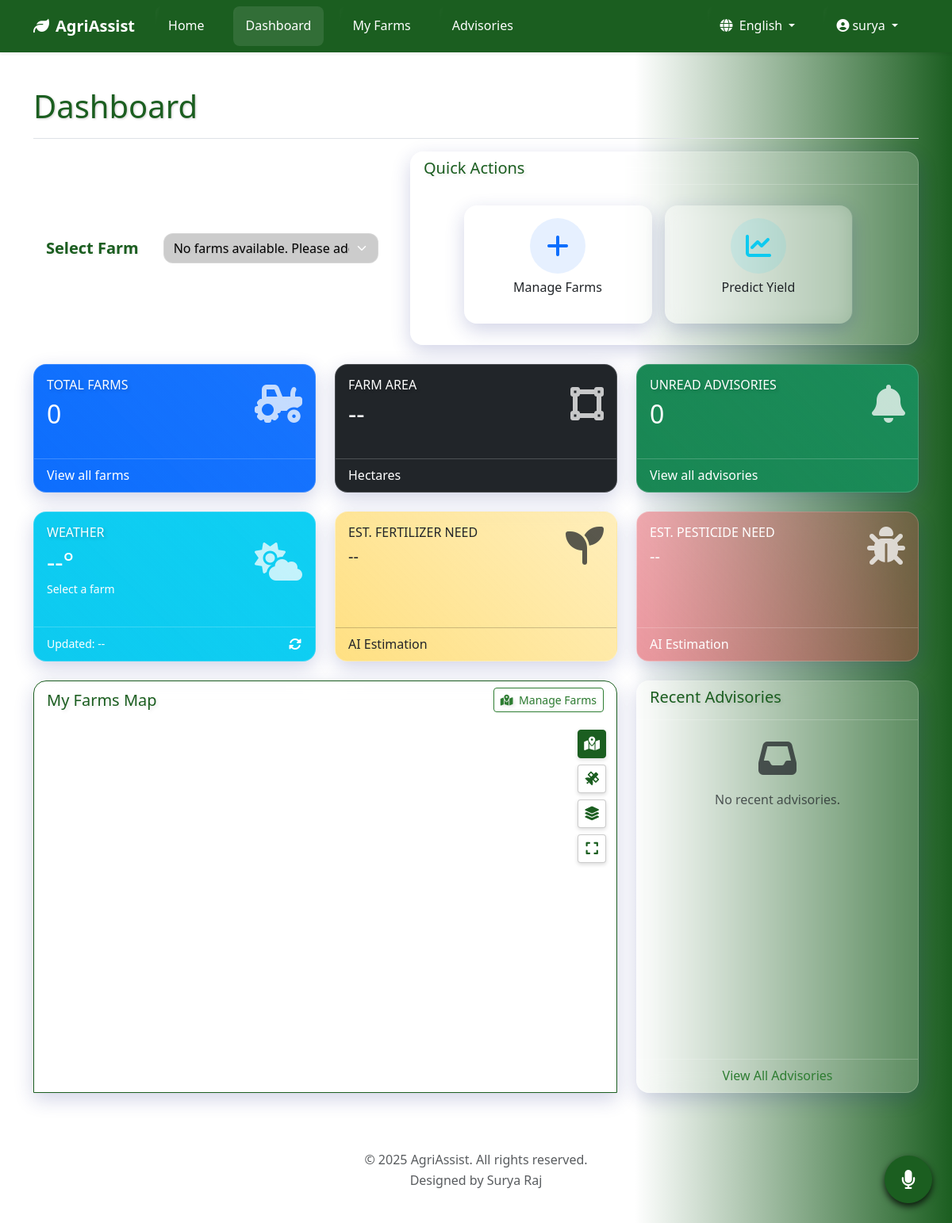
/dashboard (signed in), run on an earlier commit of the app's database.
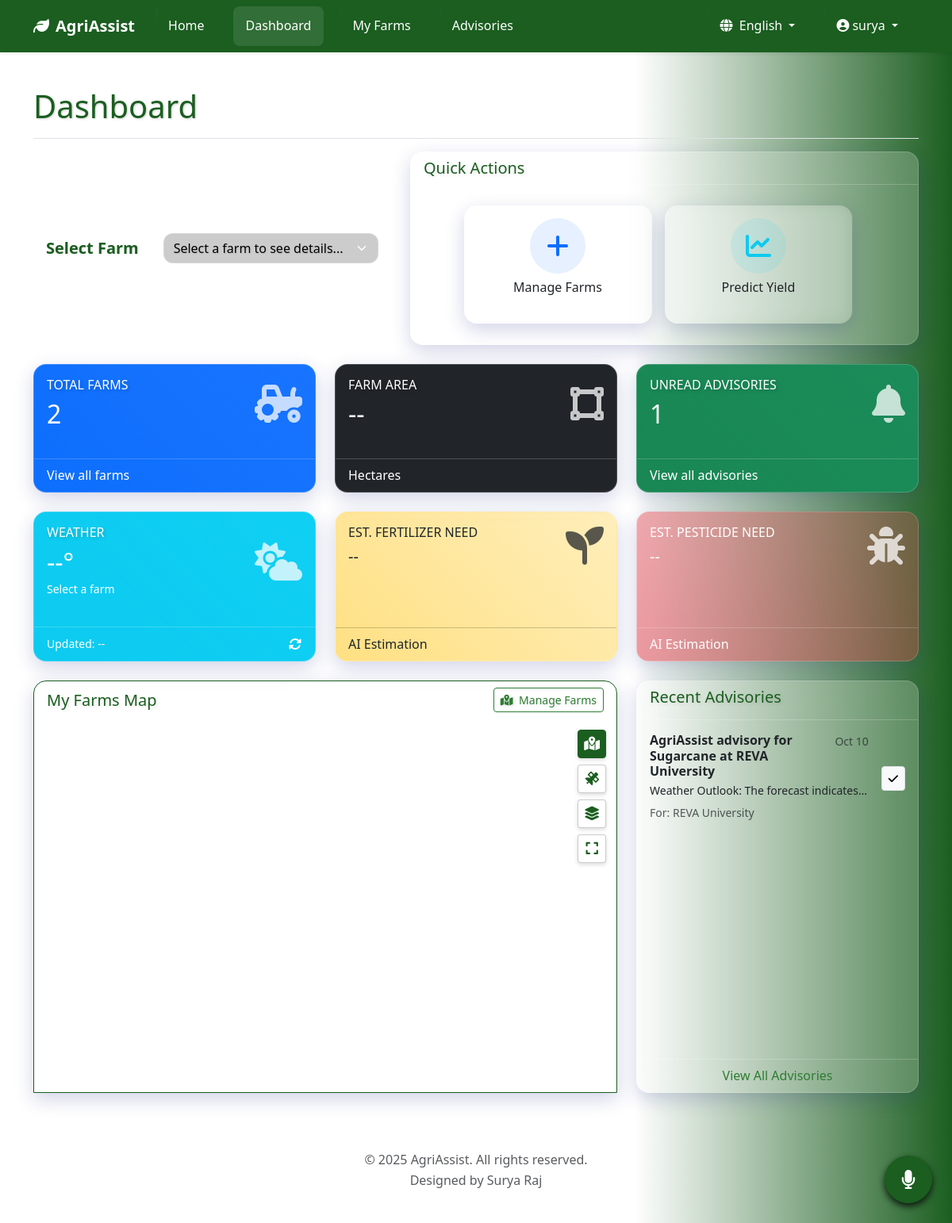
And on a later commit of the database.
### app.py (models this page shows)
class Advisory(db.Model):
    id = db.Column(db.Integer, primary_key=True)
    title = db.Column(db.String(200), nullable=False)
    content = db.Column(db.Text, nullable=False)
    priority = db.Column(db.String(50), nullable=False, default='Medium')
    created_at = db.Column(db.DateTime, default=datetime.utcnow)
    farm_id = db.Column(db.Integer, db.ForeignKey('farm.id'), nullable=False)
    is_read = db.Column(db.Boolean, default=False)

class Farm(db.Model):
    id = db.Column(db.Integer, primary_key=True)
    name = db.Column(db.String(100), nullable=False)
    location = db.Column(db.String(200), nullable=False)
    latitude = db.Column(db.Float, nullable=False)
    longitude = db.Column(db.Float, nullable=False)
    area_hectares = db.Column(db.Float, nullable=True)
    area_geojson = db.Column(db.Text, nullable=True)
    created_at = db.Column(db.DateTime, default=datetime.utcnow)
    user_id = db.Column(db.Integer, db.ForeignKey('user.id'), nullable=False)
    advisories = db.relationship('Advisory', backref='farm', lazy=True, cascade='all, delete-orphan')

### app.py (the view)
@app.route('/dashboard')
@login_required
def dashboard():
    all_user_farms = current_user.farms
    user_farms = [f for f in all_user_farms if f.latitude is not None and f.longitude is not None]
    farms_data = [{
        'id': f.id, 'name': f.name, 'location': f.location, 'latitude': f.latitude,
        'longitude': f.longitude, 'area_geojson': f.area_geojson,
        'area_hectares': f.area_hectares
    } for f in user_farms]
    recent_advisories = Advisory.query.filter(Advisory.farm_id.in_([f.id for f in user_farms])).order_by(Advisory.created_at.desc()).limit(5).all()
    crop_options_translated = [(crop, _(crop)) for crop in CROP_OPTIONS]
    season_options_translated = [(season, _(season)) for season in SEASON_OPTIONS]
    state_options_translated = [(state, _(state)) for state in STATE_OPTIONS]
    crop_stages_options_translated = [(stage, _(stage)) for stage in CROP_STAGE_OPTIONS]
    soil_types_options_translated = [(soil, _(soil)) for soil in SOIL_TYPE_OPTIONS]
    return render_template(
        'dashboard.html', title=_('Dashboard'), farms=user_farms,
        farms_data=farms_data, recent_advisories=recent_advisories,
        crop_options=crop_options_translated,
        season_options=season_options_translated,
        state_options=state_options_translated,
        crop_stages=crop_stages_options_translated,
        soil_types=soil_types_options_translated,
        google_maps_api_key=app.config.get('GOOGLE_MAPS_API_KEY')
    )

### app.py (called while the page is built)
@login_manager.user_loader
def load_user(user_id): return User.query.get(int(user_id))

def get_locale():
    if current_user.is_authenticated and current_user.language:
        return current_user.language
    if 'language' in session and session['language'] in app.config['LANGUAGES']:
        return session['language']
    return request.accept_languages.best_match(list(app.config['LANGUAGES'].keys()))

@app.before_request
def before_request():
    session.permanent = True
    app.permanent_session_lifetime = timedelta(minutes=10) # Increased session lifetime
    session.modified = True
    g.language = get_locale()

@app.context_processor
def inject_globals():
    return {
        'now': datetime.utcnow,
        'get_locale': get_locale,
        'LANGUAGES': app.config['LANGUAGES']
    }

### templates/dashboard.html (shortened to what the changed rows need)
{% extends "base.html" %}
{% block content %}
<div class="container py-4">
    <div class="d-flex justify-content-between flex-wrap flex-md-nowrap align-items-center pt-3 pb-2 mb-3 border-bottom">
        <h1 style="text-shadow: 1px 1px 3px rgba(0,0,0,0.2); color: #1B5E20;">{{ _('Dashboard') }}</h1>
    </div>
    <div class="row mb-4">
        <div class="col-lg-5 mb-4 mb-lg-0">
            <div class="card h-100 select-farm-card">
                <div class="card-body d-flex align-items-center">
                    <div class="w-100">
                        <div class="row align-items-center">
                            <div class="col-md-8">
                                <select class="form-select" id="farmSelect">
                                    {% if farms %}
                                        <option value="" selected disabled>{{ _('Select a farm to see details...') }}</option>
                                    {% else %}
                                        <option value="" disabled selected>{{ _('No farms available. Please add a farm first.') }}</option>
                                    {% endif %}
                                </select>
                            </div>
                        </div>
                    </div>
                </div>
            </div>
        </div>
    </div>
    <div class="row">
        <div class="col-lg-4 col-md-6 mb-4">
            <div class="card bg-primary text-white h-100">
                <div class="card-body">
                    <div class="d-flex justify-content-between align-items-center">
                        <div>
                            <h6 class="card-title text-uppercase mb-0" style="text-shadow: 2px 2px 4px rgba(0, 0, 0, 0.2);">{{ _('Total Farms') }}</h6>
                            <h2 class="mt-2 mb-0">{{ farms|length }}</h2>
                        </div>
                    </div>
                </div>
            </div>
        </div>
        <div class="col-lg-4 col-md-6 mb-4">
            <div class="card bg-dark text-white h-100">
                <div class="card-body">
                    <div class="d-flex justify-content-between align-items-center">
                        <div>
                            <h2 class="mt-2 mb-0" id="farmAreaDisplay">--</h2>
                        </div>
                    </div>
                </div>
            </div>
        </div>
        <div class="col-lg-4 col-md-6 mb-4">
            <div class="card bg-success text-white h-100">
                <div class="card-body">
                    <div class="d-flex justify-content-between align-items-center">
                        <div>
                            <h6 class="card-title text-uppercase mb-2" style="text-shadow: 2px 2px 4px rgba(0, 0, 0, 0.2);">{{ _('Unread Advisories') }}</h6>
                            <h2 class="mb-0" id="unreadAdvisoriesCount">
                                {% if recent_advisories %}{{ recent_advisories|selectattr('is_read', 'equalto', false)|list|length }}{% else %}0{% endif %}
                            </h2>
                        </div>
                    </div>
                </div>
            </div>
        </div>
        <div class="col-lg-4 col-md-6 mb-4">
            <div id="weather-card" class="card bg-info text-white h-100">
                <div class="card-body">
                    <div class="d-flex justify-content-between align-items-center">
                        <div>
                            <h2 class="mb-1 weather-temp">--°</h2>
                        </div>
                    </div>
                </div>
            </div>
        </div>
    </div>
    <div class="row">
        <div class="col-lg-4 mb-4">
            <div class="card h-100">
                <div class="card-body p-0">
                    {% if recent_advisories %}
                    <div class="list-group list-group-flush">
                        {% for advisory in recent_advisories %}
                        <div id="advisory-item-{{ advisory.id }}" class="list-group-item list-group-item-action d-flex gap-3 py-3" style="background: transparent;">
                            <div class="flex-grow-1" style="min-width: 0;">
                                <a href="javascript:void(0);"
                                   class="text-decoration-none text-reset stretched-link"
                                   data-bs-toggle="modal" data-bs-target="#advisoryDetailModal"
                                   data-title="{{ advisory.title }}"
                                   data-content="{{ advisory.content }}"
                                   data-farm="{{ advisory.farm.name }}"
                                   data-priority="{{ advisory.priority }}"
                                   data-date="{{ advisory.created_at.isoformat() }}">
                                    <div class="d-flex w-100 justify-content-between">
                                        <h6 class="mb-1 advisory-title {% if not advisory.is_read %}fw-bold{% endif %}">{{ advisory.title }}</h6>
                                        <small class="text-muted text-nowrap ps-2">{{ advisory.created_at.strftime('%b %d') }}</small>
                                    </div>
                                    <p class="mb-1 text-truncate small">{{ advisory.content }}</p>
                                    <small class="text-muted">{{ _('For:') }} {{ advisory.farm.name }}</small>
                                </a>
                            </div>
                            {% if not advisory.is_read %}
                            <div class="flex-shrink-0 align-self-center" style="z-index: 5;">
                                <button class="btn btn-sm btn-light border mark-as-read-btn" title="{{ _('Mark as read') }}"
                                        data-advisory-id="{{ advisory.id }}"
                                        data-url="{{ url_for('toggle_advisory_read', advisory_id=advisory.id) }}">
                                    <i class="fas fa-check"></i>
                                </button>
                            </div>
                            {% endif %}
                        </div>
                        {% endfor %}
                    </div>
                    {% else %}
                    <div class="text-center p-4">
                        <i class="fas fa-inbox fa-3x text-muted mb-3"></i>
                        <p class="text-muted">{{ _('No recent advisories.') }}</p>
                    </div>
                    {% endif %}
                </div>
            </div>
        </div>
    </div>
</div>
{% endblock %}
{% block extra_js %}
<link rel="stylesheet" href="https://cdn.jsdelivr.net/npm/ol@latest/ol.css">
{% endblock %}

What changed in the data, as far as the page shows it:
added Advisory: title "AgriAssist advisory for Sugarcane at REVA University", created_at "Oct 10", content "Weather Outlook: The forecast indicates…", farm.name "REVA University"
Also different on the page:
form field value: "No farms available. Please add a farm first." → "Select a farm to see details..."
{{ farms|length }}: "0" → "2"
{{ recent_advisories|selectattr('is_read', 'equalto', false)|list|length }}: (not shown) → "1"
text no longer shown: "0 No recent advisories."
